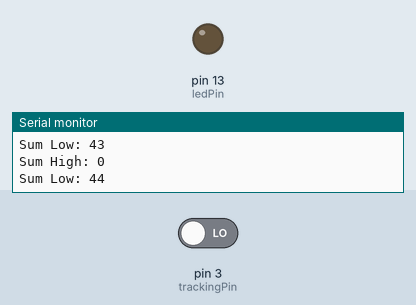
The sketch below on a simulated Arduino Uno, built with avr-gcc and run on an emulated ATmega328P. Parts: output pins drawn as LEDs (lit = HIGH), the last lines printed to the serial monitor. The inputs (shaded band) are chosen by the test bench; at power-on: pin 3 (trackingPin) LOW.

Above: at 1.2 s.
1.3 s: pin 3 (trackingPin) driven HIGH
At 2.5 s:
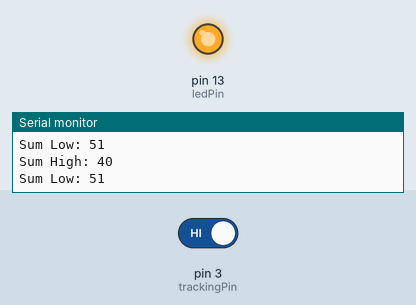
2.8 s: pin 3 (trackingPin) driven LOW
At 4.2 s:
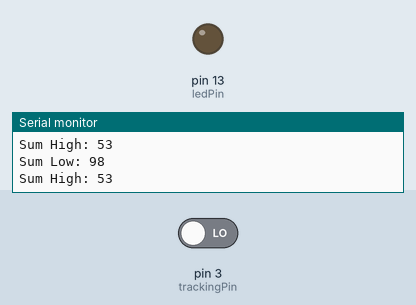
Timing chart, 0 to 5.8 s (numbered marks = the images above; inputs shaded):
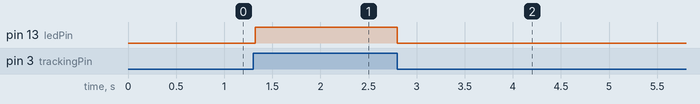

The sketch:

encoder_test_01.ino
```cpp
/* Encoder Test_code
Purpose: Encoder Test
Author: Roboball 09/2018
*/

const int trackingPin = 3; //the tracking module attach to pin 2
const int ledPin = 13; //pin13 built-in led
int sum_high = 0; // sum up all high values
int sum_low= 0;  // sum up all low values

void setup(){
  pinMode(trackingPin, INPUT); // set trackingPin as INPUT
  pinMode(ledPin, OUTPUT); //set ledPin as OUTPUT
  Serial.begin(9600);
  Serial.println("Start Recording");
  Serial.println("");

}
void loop(){
  boolean val = digitalRead(trackingPin); // read the value of tracking module
  if(val == HIGH){ //if it is HiGH{
    digitalWrite(ledPin, HIGH); //turn off the led
    sum_high = sum_high +1;
    //Serial.println("Low");
  }
  else{
    digitalWrite(ledPin, LOW); //turn on the led
    sum_low = sum_low +1;
    //Serial.println("High");
  }
  Serial.print("Sum High: ");
  Serial.println(sum_high);
  Serial.print("Sum Low: ");
  Serial.println(sum_low);
}
```

Measured:
- after the input at 1.3 s, pin 13 (ledPin): LOW → HIGH at once
- after the input at 2.8 s, pin 13 (ledPin): HIGH → LOW at once
